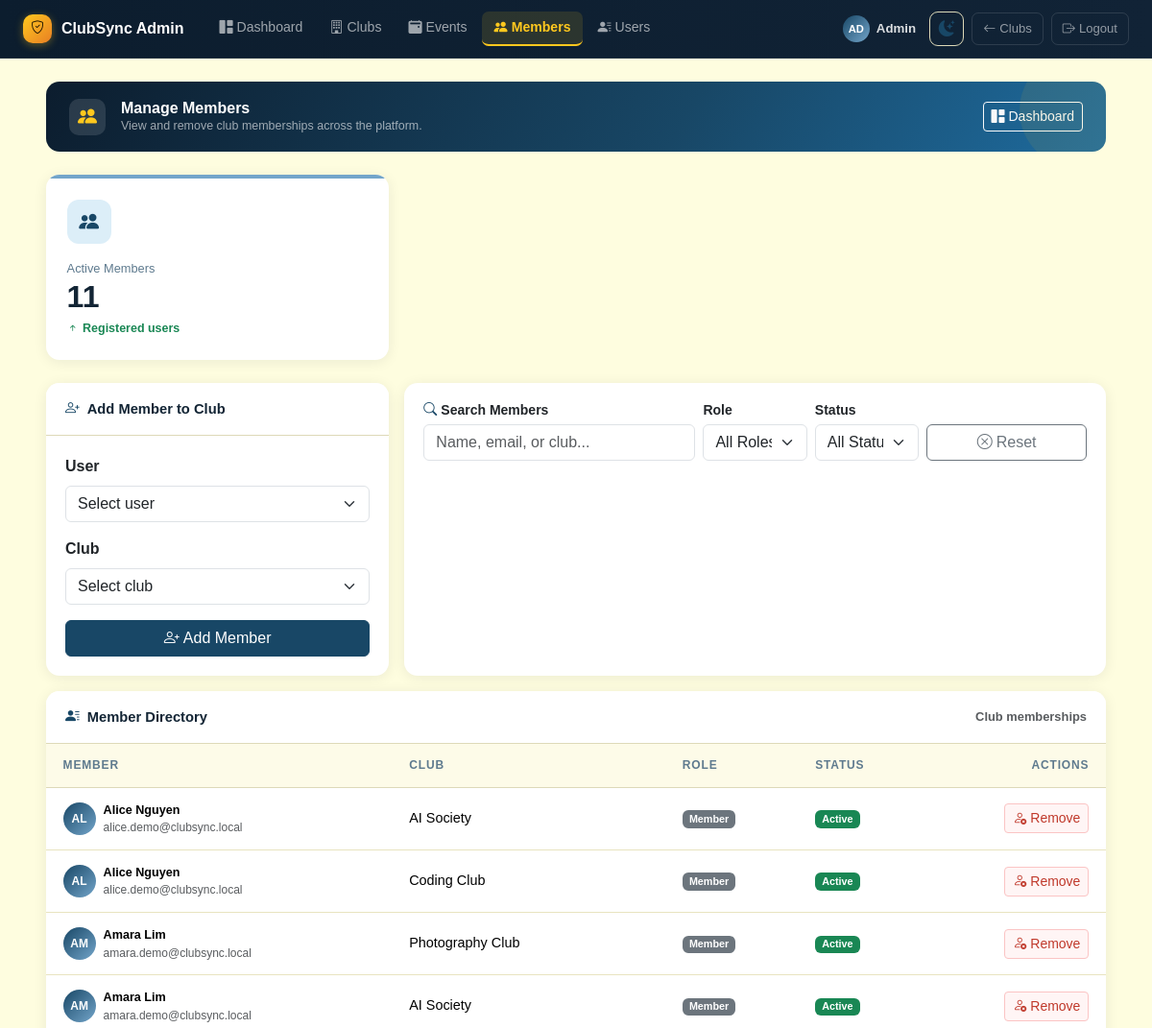
/admin/members (signed in, upper part), run on an earlier commit of the app's database.
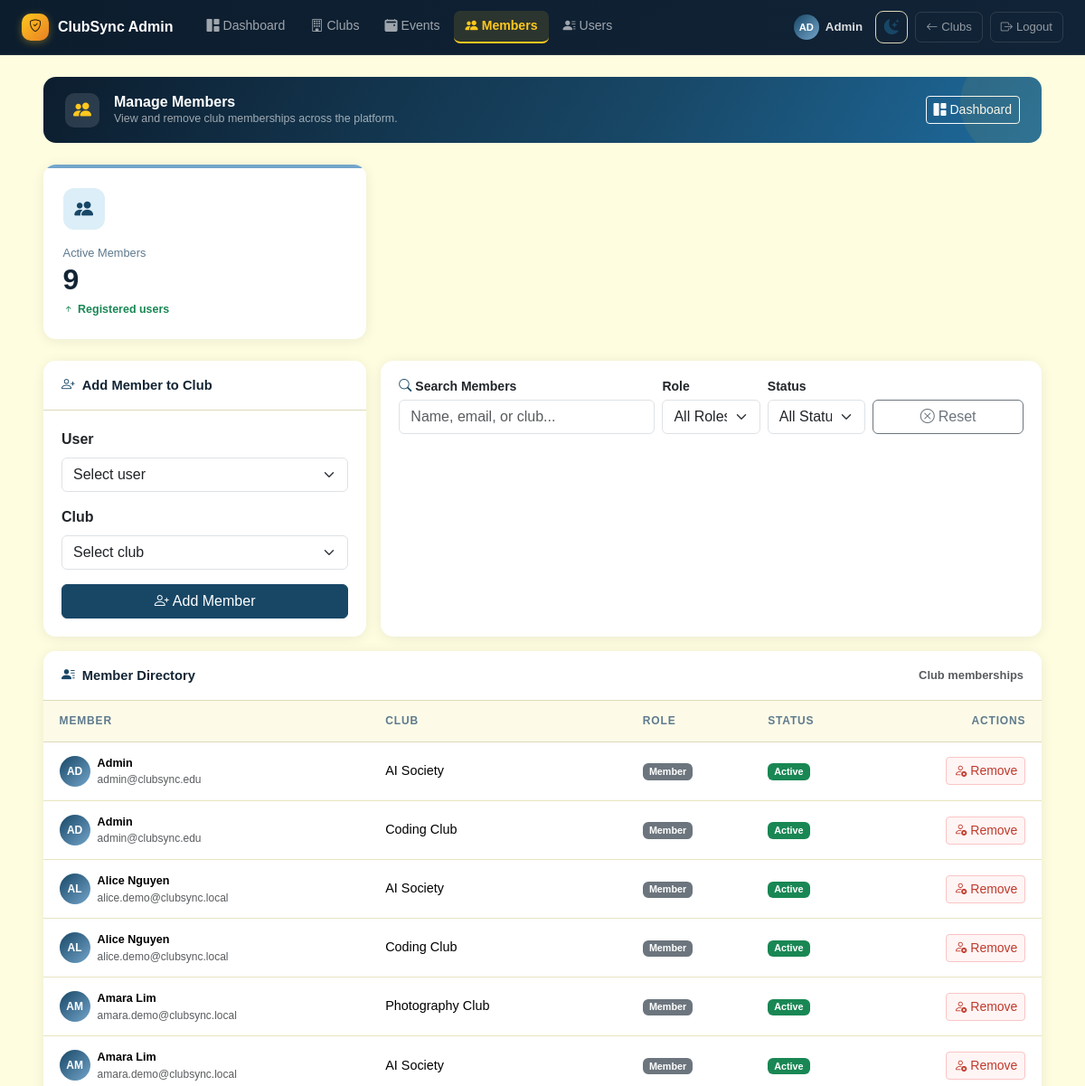
And on a later commit of the database.
### models/membership.py (models this page shows)
class Membership(db.Model):
    __tablename__ = "memberships"
    id = db.Column(db.Integer, primary_key=True)
    user_id = db.Column(db.Integer, db.ForeignKey("users.id"), nullable=False)
    club_id = db.Column(db.Integer, db.ForeignKey("clubs.id"), nullable=False)

### models/user.py (models this page shows)
class User(db.Model):
    __tablename__ = "users"
    id = db.Column(db.Integer, primary_key=True)
    name = db.Column(db.String(100), nullable=False)
    email = db.Column(db.String(120), unique=True, nullable=False)
    password_hash = db.Column(db.String(255), nullable=False)
    is_admin = db.Column(db.Boolean, default=False, nullable=False)
    memberships = db.relationship("Membership", backref="user", cascade="all, delete")
    attendances = db.relationship("Attendance", backref="user", cascade="all, delete")

### models/club.py (models this page shows)
class Club(db.Model):
    __tablename__ = "clubs"
    id = db.Column(db.Integer, primary_key=True)
    name = db.Column(db.String(100), nullable=False)
    description = db.Column(db.Text, nullable=False)
    category = db.Column(db.String(50), nullable=True)
    image_path = db.Column(db.String(255), nullable=True)
    events = db.relationship("Event", backref="club", cascade="all, delete")
    memberships = db.relationship("Membership", backref="club", cascade="all, delete")

### routes/admin.py (the view)
@admin_bp.route("/members")
@admin_required
def members():
    memberships = (
        db.session.query(Membership, User, Club)
        .join(User, Membership.user_id == User.id)
        .join(Club, Membership.club_id == Club.id)
        .order_by(User.name)
        .all()
    )
    total_users = User.query.count()
    all_users = User.query.filter_by(is_admin=False).order_by(User.name).all()
    all_clubs = Club.query.order_by(Club.name).all()
    return render_template(
        "admin_members.html",
        memberships=memberships,
        total_users=total_users,
        all_users=all_users,
        all_clubs=all_clubs,
    )

### app.py (called while the page is built)
@app.context_processor
def inject_navbar_access():
    user_id = session.get("user_id")
    user_is_admin = False
    if user_id:
        user = db.session.get(User, user_id)
        user_is_admin = bool(user and user.is_admin)
    return {
        "navbar_can_access_admin": bool(
            session.get("admin_logged_in") or user_is_admin
        )
    }

### routes/admin.py (called while the page is built, shortened)
def admin_required(f):
    from functools import wraps
    @wraps(f)
    def decorated(*args, **kwargs):
        if session.get("admin_logged_in"):
            return f(*args, **kwargs)
    return decorated

### templates/admin_members.html (shortened to what the changed rows need)
<!DOCTYPE html>
<html lang="en">
<head>
    <link href="https://cdn.jsdelivr.net/npm/bootstrap@5.3.3/dist/css/bootstrap.min.css" rel="stylesheet">
    <link rel="stylesheet" href="https://cdn.jsdelivr.net/npm/bootstrap-icons@1.11.3/font/bootstrap-icons.min.css">
    <link rel="stylesheet" href="{{ url_for('static', filename='css/admin.css') }}">
    <link rel="stylesheet" href="{{ url_for('static', filename='css/alerts.css') }}">
</head>
<body class="admin-body">
<main class="admin-main px-3 px-md-5 py-4">
    <div class="admin-page-header mb-4">
        <div class="d-flex align-items-center gap-3">
            <div>
                <h1>Manage Members</h1>
            </div>
        </div>
    </div>
    <div class="row g-3 mb-4">
        <div class="col-6 col-md-4">
            <article class="card admin-metric-card h-100">
                <div class="card-body">
                    <div class="admin-metric-icon blue"><i class="bi bi-people-fill"></i></div>
                    <p class="admin-metric-label mb-1">Active Members</p>
                    <p class="admin-metric-value mb-1">{{ total_users }}</p>
                    <span class="admin-metric-trend text-success"><i class="bi bi-arrow-up-short"></i>Registered users</span>
                </div>
            </article>
        </div>
    </div>
    <section class="card admin-card">
        <div class="table-responsive">
            <table class="table admin-table mb-0" id="membersTable">
                <thead>
                <tr>
                    <th>Member</th>
                    <th class="d-none d-md-table-cell">Club</th>
                    <th>Role</th>
                    <th>Status</th>
                    <th class="text-end">Actions</th>
                </tr>
                </thead>
                <tbody>
                {% for membership, user, club in memberships %}
                <tr data-member-row
                    data-search="{{ user.name|lower }} {{ user.email|lower }} {{ club.name|lower }}"
                    data-role="member"
                    data-status="active">
                    <td>
                        <div class="d-flex align-items-center gap-2">
                            <div class="admin-avatar flex-shrink-0" style="width:34px;height:34px;font-size:.75rem">
                                {{ user.name[:2]|upper }}
                            </div>
                            <div>
                                <div class="fw-semibold small">{{ user.name }}</div>
                                <div class="text-muted" style="font-size:.75rem">{{ user.email }}</div>
                            </div>
                        </div>
                    </td>
                    <td class="d-none d-md-table-cell small">{{ club.name }}</td>
                    <td><span class="badge text-bg-secondary">Member</span></td>
                    <td><span class="badge text-bg-success">Active</span></td>
                    <td class="text-end">
                        <form method="POST" action="{{ url_for('admin.remove_member', membership_id=membership.id) }}"
                              onsubmit="return confirm('Remove {{ user.name }} from {{ club.name }}?')">
                            <button type="submit" class="btn btn-sm btn-outline-danger">
                                <i class="bi bi-person-x me-1"></i>Remove
                            </button>
                        </form>
                    </td>
                </tr>
                {% else %}
                <tr>
                    <td colspan="5" class="text-center text-muted py-4">No members found.</td>
                </tr>
                {% endfor %}
                </tbody>
            </table>
        </div>
    </section>
</main>
</body>
</html>

What changed in the data, as far as the page shows it:
added Membership: name "AD", name "Admin", email "admin@clubsync.edu", name "AI Society"
added Membership: name "AD", name "Admin", email "admin@clubsync.edu", name "Coding Club"
Also different on the page:
{{ total_users }}: "11" → "9"
